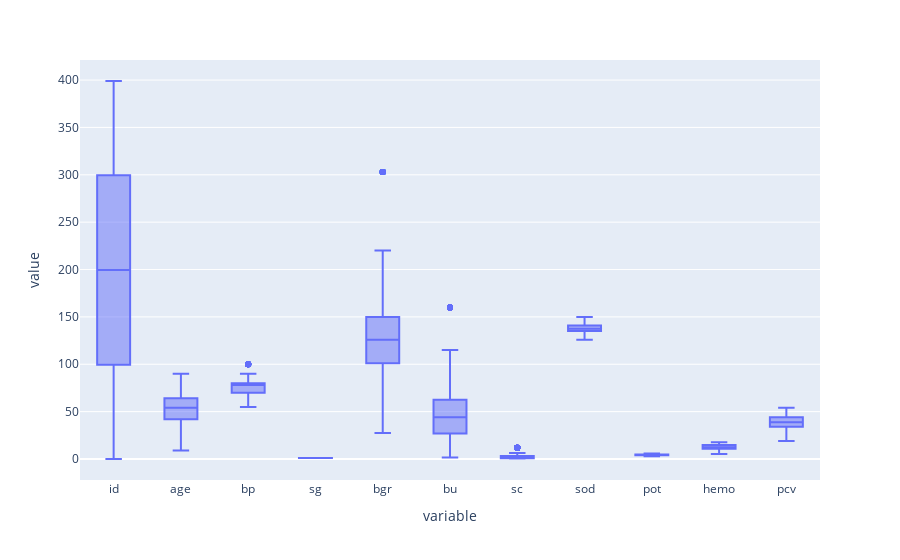

The notebook cell saved with this chart:
### Code cell
#values after replacing outliners 
f2=px.box(f.loc[:,l1[:-2]],y=l1[:-2])
f2.show()

### Figure 1 — Plotly figure (JSON) as saved in the notebook; plotly's stock layout.template omitted (floating-point values rounded to 4 significant figures; data arrays with more than 128 entries replaced by an {"elided": "..."} marker saying what was removed)
{"data": [{"alignmentgroup": "True", "hovertemplate": "variable=%{x}<br>value=%{y}<extra></extra>", "legendgroup": "", "marker": {"color": "#636efa"}, "name": "", "notched": false, "offsetgroup": "", "orientation": "v", "showlegend": false, "type": "box", "x": {"elided": "4400 str values"}, "x0": " ", "xaxis": "x", "y": {"elided": "4400 float values"}, "y0": " ", "yaxis": "y"}], "layout": {"boxmode": "group", "legend": {"tracegroupgap": 0}, "margin": {"t": 60}, "xaxis": {"anchor": "y", "domain": [0, 1], "title": {"text": "variable"}}, "yaxis": {"anchor": "x", "domain": [0, 1], "title": {"text": "value"}}}}
